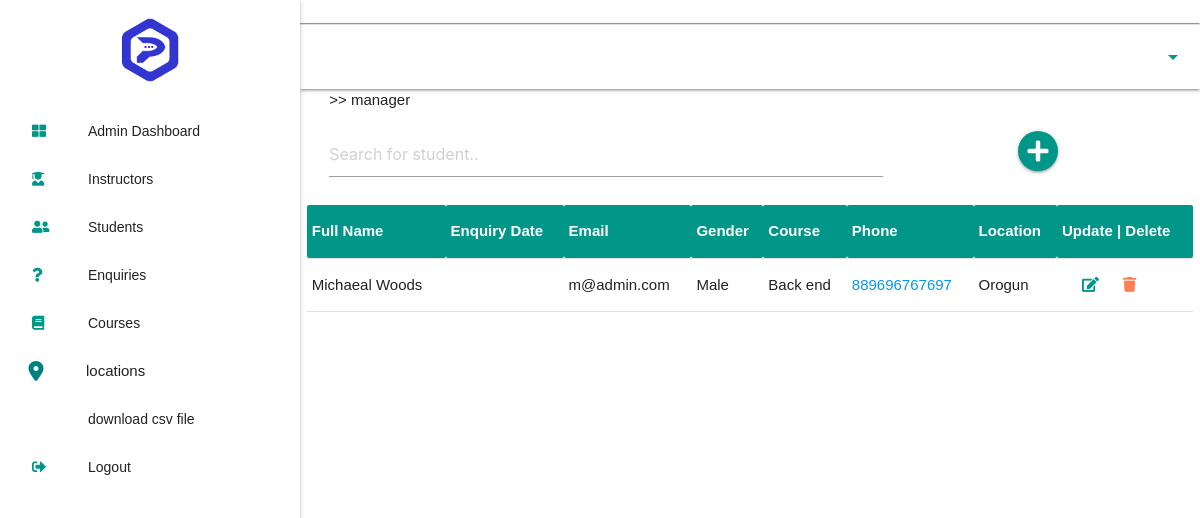
The page /enquiry_home/ on the database its author committed.
### parach_dashboard/models.py (models this page shows, shortened)
class Enquiry(models.Model):
    full_name = models.CharField(max_length=255)
    mobile_phone = models.BigIntegerField()
    email = models.EmailField(max_length=255)
    address = models.CharField(max_length=255)
    branch = models.ForeignKey(BranchLocation, null=True, on_delete=models.SET_NULL)
    GENDER = (
        ('Male', 'Male'),
        ('Female', 'Female')
    )
    gender = models.CharField(max_length=7, choices=GENDER, default='Male')
    course = models.ForeignKey(Course, null=True, on_delete=models.SET_NULL)
    slug = models.SlugField(null=False)

class Course(models.Model):
    name = models.CharField(max_length=200)
    price = models.DecimalField(max_digits=8, decimal_places=2)
    slug = models.SlugField(null=False)

class BranchLocation(models.Model):
    branch_name = models.CharField(max_length=200, default='Orogun')
    slug = models.SlugField(null=False)
    def __str__(self):
        return self.branch_name

### parach_dashboard/admin_views.py (the view)
# urls.py: path('enquiry_home/', admin_views.enquiry_home, name='enquiry_home'),
def enquiry_home(request):
    students = Enquiry.objects.all()
    context = {
        'students':students,
    }
    return render(request, 'admin_templates/enquiry_home.html', context)

### parach_dashboard/context_processors.py (called while the page is built)
def locationsView(request):
    locations = BranchLocation.objects.all()
    return{
        'locations':locations
    }

### parach_dashboard/templates/admin_templates/enquiry_home.html (shortened to what this page needs)
{% extends 'admin_templates/admin-base.html' %}
{% load static %}
{% block content %}
<main class="">
    <section class="allsudents">
        <div class="row">
           <div class="col s12 m12">
             >> manager
           </div>
        </div>
         <div class="row">
            <div class="col s8 m8">
              <input type="text" id="myInput" onkeyup="myFunction()" placeholder="Search for student.." title="Type in a name" autocomplete="off">
            </div>
            <div class="col s4 m4">
                  <div class="button-add-student center-align">
                    <a class="btn-floating waves-effect waves-light teal" href="{% url 'parach_dashboard:create_enquiry' %}"><i class="fas fa-plus"></i></a>
                  </div>
            </div>
          </div>
      <div class="table col s12 m12">
        <div class="row">
          <div class="">
            <table class="" id="myTable">
              <thead>
                <tr>
                    <th>Full Name</th>
                    <th>Enquiry Date</th>
                    <th>Email</th>
                    <th>gender</th>
                    <th>course</th>
                    <th>phone</th>
                    <th>Location</th>
                    <th class="left-align"> Update | Delete</th>
                </tr>
              </thead>
          {% for student in students %}
          <tbody class="pl-5">
                <tr>
                  <td >{{student.full_name}}</td>
                  <td></td>
                  <td >{{student.email}}</td>
                  <td>{{student.gender}}</td>
                  <td>{{student.course.name}}</td>
                  <td><a href="tel:{{student.mobile_phone}}">{{student.mobile_phone}}</a></td>
                  <td>{{student.branch.branch_name}}</td>
                  <td id="table-links">
                              <a href="{% url 'parach_dashboard:update_enquiry' student.slug %}"><i class="fas fa-edit" style="color: #009688;"></i></a>
                              <a href="{% url 'parach_dashboard:delete_enquiry' student.slug %}"><i class="fas fa-trash" style="color: coral;"></i></a>
                  </td>
                </tr>
              </tbody>
              {% empty %}
              <h3 class="container">Sorry, No Enquiries yet, <br> click the plus icon to begin</h3>
              {% endfor %}
            </table>
          </div>
        </div>
      </div>
    </section>
</main>
{% endblock %}

### static/css/customcss.css (style rules this page uses)
* { box-sizing: border-box; margin: 0; padding: 0; font-family: helvetica; }
:root { --main-color: #3335d1; --second-color:#009688; }
header, main, footer { padding-left: 300px; }
main { width: 97vw !important; margin:0 auto; }
.allsudents table thead tr { background-color: var(--second-color); color: #fff; text-transform: capitalize; }

### parach_dashboard/templates/admin_templates/enquiry_home.html (style rules this page uses)
#table-links a { padding-left: 20px; }

### rows shown on the page
Enquiry: full_name "Michaeal Woods", email "m@admin.com", gender "Male", course.name "Back end", mobile_phone "889696767697", branch.branch_name "Orogun"
